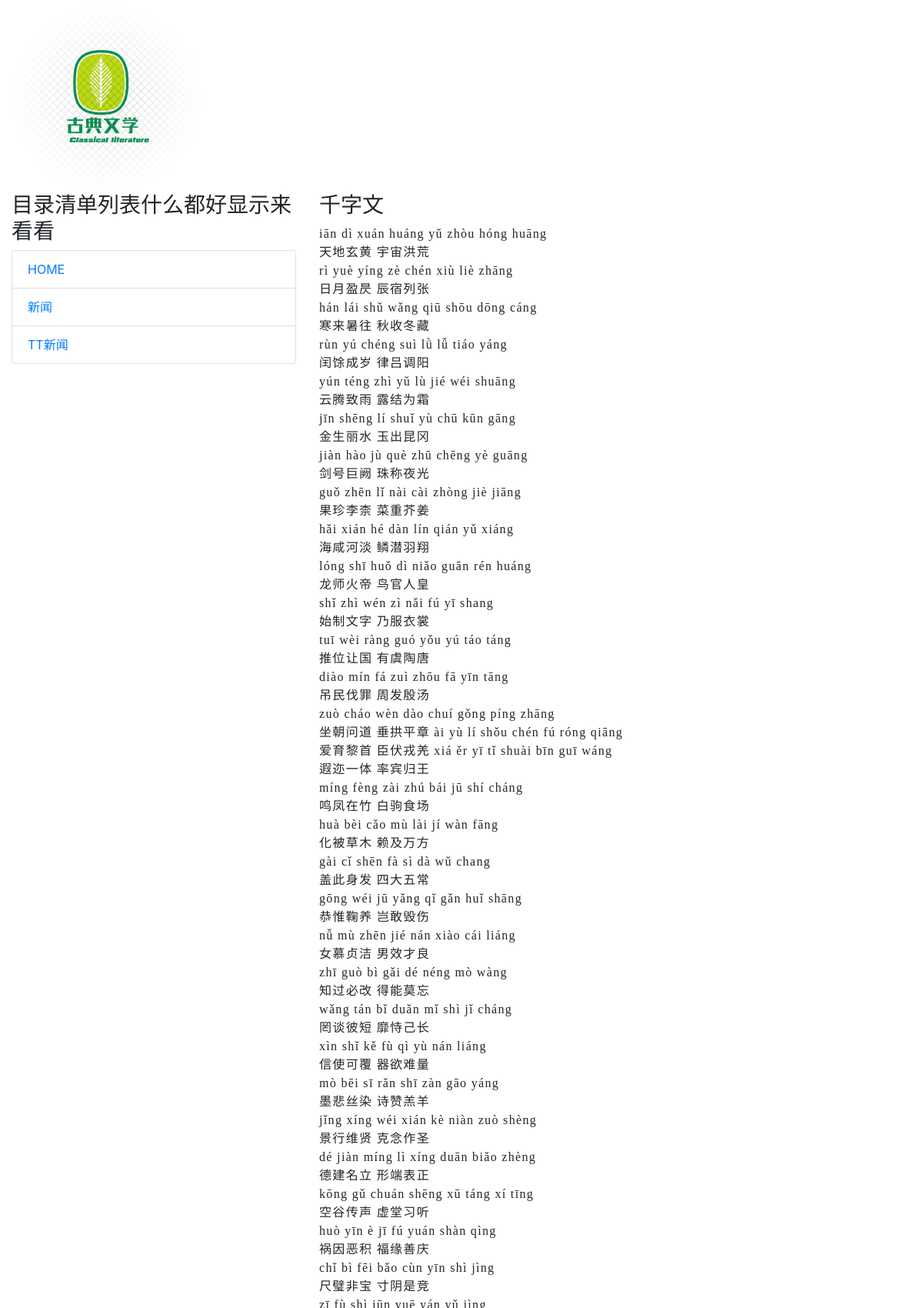
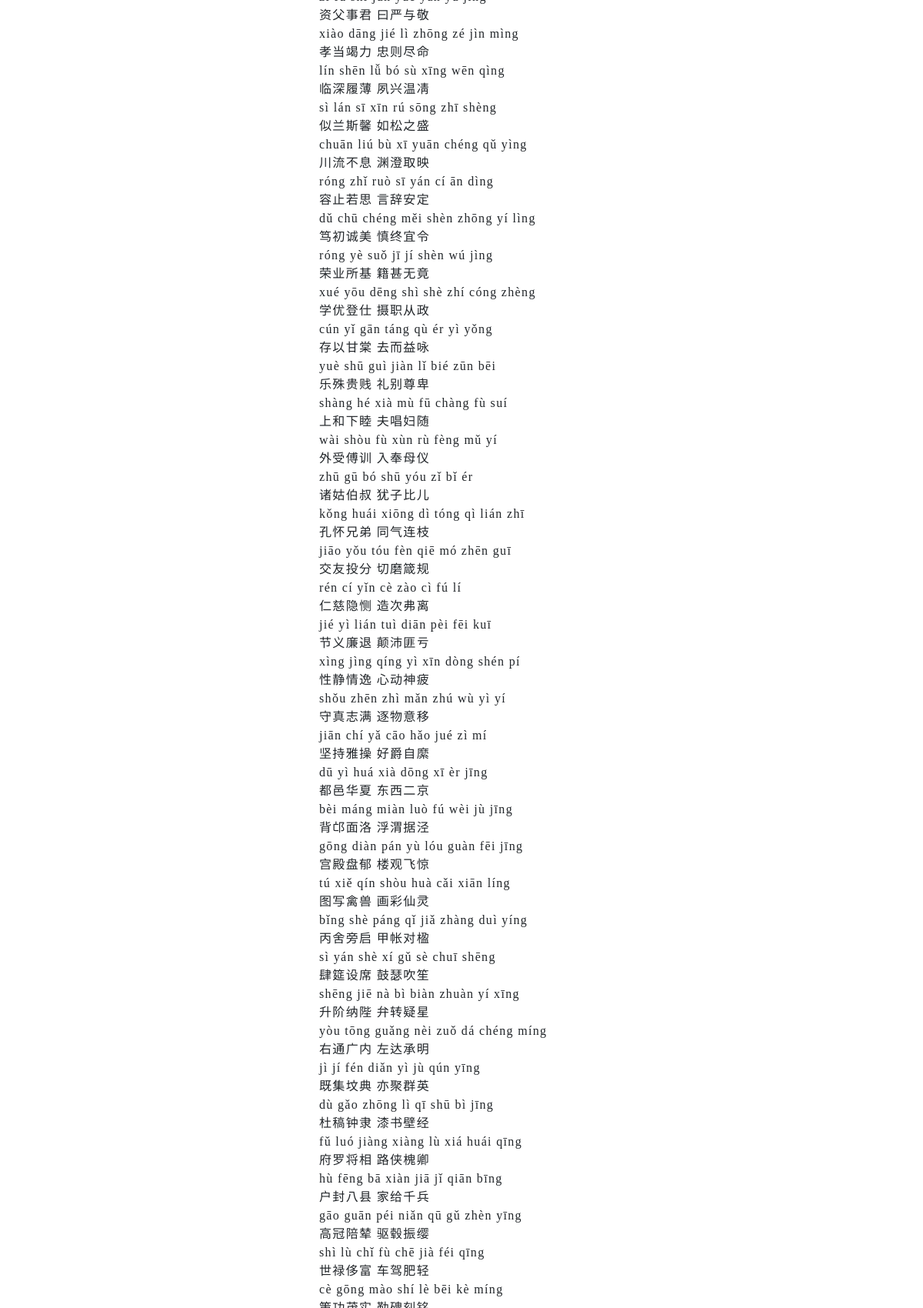
Page /post/qianziwen/ (upper part) on the committed database (2 pictures, top to bottom).
### mainsite/models.py (models this page shows, shortened)
class Post(models.Model):
    title = models.CharField(max_length=200)
    slug = models.CharField(max_length=200)
    body = models.TextField()
    pub_date = models.DateTimeField(default=timezone.now)
    class Meta:
        ordering = ('-pub_date',)

### mainsite/views.py (the view)
# urls.py: path('post/<slug:slug>/',showpost)
def showpost(request,slug):
    try:
        post = Post.objects.get(slug = slug)
        if post != None:
            return render (request, 'post.html', locals())
    except:
        return redirect('/')

### templates/post.html (shortened to what this page needs)
{% extends 'base.html' %}
{% block headmessage %}
    <h3 style='font-family:微软雅黑;'>{{ post.title }} </h3>
{% endblock %}
{% block content %}
        <p style='font-family:微软雅黑;font-size:12pt;letter-spacing:1pt;'>
	    {{ post.body | safe }}
	</p>
{% endblock %}

### rows in the picture
Post: title "千字文", body "iān dì xuán huáng yǔ zhòu hóng huāng 天地玄黄 宇宙洪荒 rì yuè yíng zè chén xiù liè zhāng 日月盈昃 辰宿列张 hán lái shǔ wǎng qiū shōu dōng cáng 寒来暑往 秋收冬藏 rùn yú chéng suì lǜ lǚ tiáo yáng 闰馀成岁 律吕调阳 yún téng zhì yǔ lù jié wéi shuāng 云腾致雨 露结为霜 jīn shēng lí shuǐ yù chū kūn gāng 金生丽水 玉出昆冈 jiàn hào jù què zhū chēng yè guāng 剑号巨阙 珠称夜光 guǒ zhēn lǐ nài cài zhòng jiè jiāng 果珍李柰 菜重芥姜 hǎi xián hé dàn lín qián yǔ xiáng 海咸河淡 鳞潜羽翔 lóng shī huǒ dì niǎo guān rén huáng 龙师火帝 鸟官人皇 shǐ zhì wén zì nǎi fú yī shang 始制文字 乃服衣裳 tuī wèi ràng guó yǒu yú táo táng 推位让国 有虞陶唐 diào mín fá zuì zhōu fā yīn tāng 吊民伐罪 周发殷汤 zuò cháo wèn dào chuí gǒng píng zhāng 坐朝问道 垂拱平章 ài yù lí shǒu chén fú róng qiāng 爱育黎首 臣伏戎羌 xiá ěr yī tǐ shuài bīn guī wáng…"
